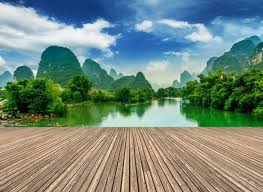
#> input picture 1.jpeg, 263 x 192 px, found by its file name
$ python 'Image segmentation.py'
#> lines starting #> are read from the running program, lines starting #| are printed output that depends on the picture; after the words box and inside, x2 and y2 are one past the last pixel; in counts of white or black regions, pixels touching at a corner belong together
#!/usr/bin/env python
# coding: utf-8

# In[1]:


from skimage.color import rgb2gray
import numpy as np
import cv2
import matplotlib.pyplot as plt
get_ipython().run_line_magic('matplotlib', 'inline')
from scipy import ndimage


# In[4]:


image = plt.imread(r'C:\Users\keshajh\OneDrive - Tecnotree\Desktop\learnftpstreamer\1.jpeg')
#> image is the input picture: shape (192, 263, 3); mean R, G, B 117.1, 137.1, 125.4
image.shape
plt.imshow(image)


# In[6]:


gray = rgb2gray(image)
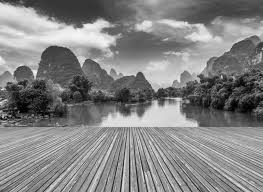
#> gray: shape (192, 263) float64; min 0, max 0.983, mean 0.518
plt.imshow(gray, cmap='gray')


# In[7]:


gray.shape


# In[8]:


gray_r = gray.reshape(gray.shape[0]*gray.shape[1])
for i in range(gray_r.shape[0]):
    if gray_r[i] > gray_r.mean():
        gray_r[i] = 1
    else:
        gray_r[i] = 0
gray = gray_r.reshape(gray.shape[0],gray.shape[1])
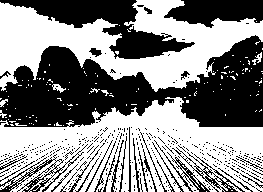
#> gray: shape (192, 263) float64; values 0 (black) and 1 (white), 53.8% white; 427 black regions (395 under 20 px), largest, box (x1, y1, x2, y2) and area: (0, 35, 263, 127) 13431, (0, 0, 195, 59) 4067, (164, 0, 263, 28) 1921
plt.imshow(gray, cmap='gray')


# In[10]:


gray = rgb2gray(image)

# defining the sobel filters
sobel_horizontal = np.array([np.array([1, 2, 1]), np.array([0, 0, 0]), np.array([-1, -2, -1])])
print(sobel_horizontal, 'is a kernel for detecting horizontal edges')

sobel_vertical = np.array([np.array([-1, 0, 1]), np.array([-2, 0, 2]), np.array([-1, 0, 1])])
print(sobel_vertical, 'is a kernel for detecting vertical edges')


# In[11]:


gray = rgb2gray(image)
gray_r = gray.reshape(gray.shape[0]*gray.shape[1])
for i in range(gray_r.shape[0]):
    if gray_r[i] > gray_r.mean():
        gray_r[i] = 3
    elif gray_r[i] > 0.5:
        gray_r[i] = 2
    elif gray_r[i] > 0.25:
        gray_r[i] = 1
    else:
        gray_r[i] = 0
gray = gray_r.reshape(gray.shape[0],gray.shape[1])
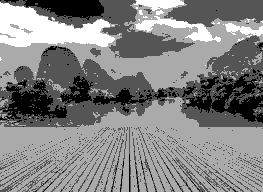
#> gray: shape (192, 263) float64; min 0, max 3, mean 1.53; drawn with min black and max white
plt.imshow(gray, cmap='gray')
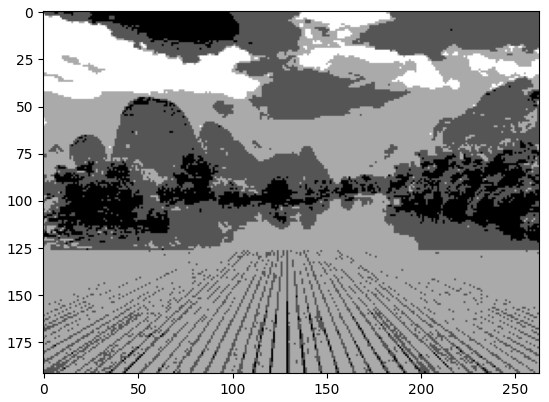
#> figure drawn by matplotlib, 1 panel
